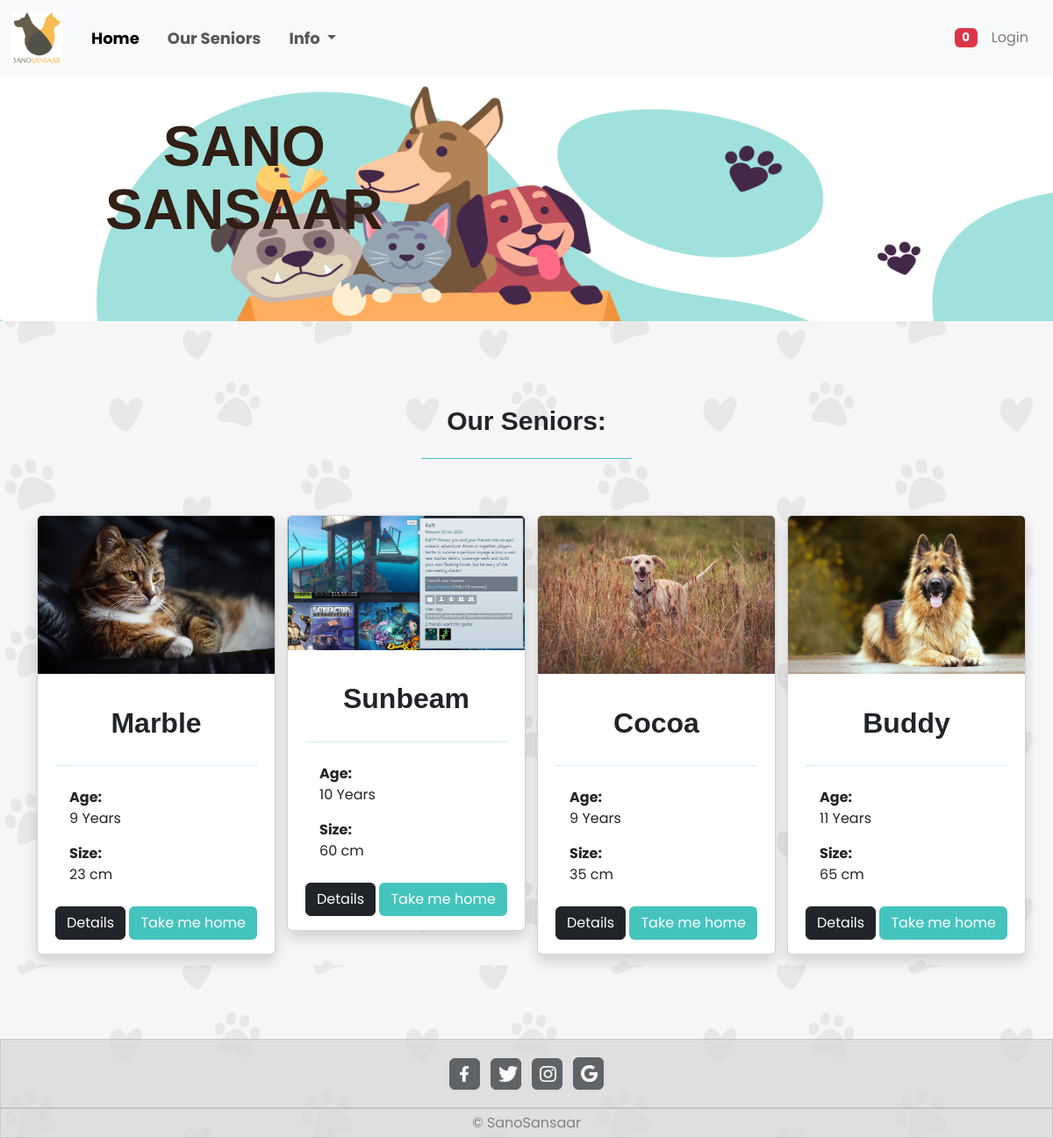
The page /Project_Week_BE/php/senior.php on the database its author committed.
### tables this page shows
CREATE TABLE `animals` (
  `id` int(11) NOT NULL,
  `name` varchar(30) NOT NULL,
  `picture` varchar(100) DEFAULT NULL,
  `address` varchar(60) NOT NULL,
  `description` varchar(10000) NOT NULL,
  `size` varchar(20) NOT NULL,
  `age` varchar(30) NOT NULL,
  `vaccinated` varchar(3) NOT NULL,
  `breed` varchar(30) NOT NULL,
  `status` tinyint(1) NOT NULL,
  `agency_id_fk` int(11) NOT NULL,
  `price` varchar(255) DEFAULT NULL
);

### Project_Week_BE/php/senior.php (the view, shortened to what this page needs)
<?php
    require_once "footer.php";
    require_once "navbar.php";
    require_once "db_connect.php";
    $sqlAnimals = "SELECT * FROM animals";
    $resultAnimals = mysqli_query($connect, $sqlAnimals);
    $layout = "";
    if(mysqli_num_rows($resultAnimals) > 0){
        while($rowAnimal = mysqli_fetch_assoc($resultAnimals)){
            if($rowAnimal["age"] > 8){
                if(!isset($_SESSION["user"]) && !isset($_SESSION["adm"]) && !isset($_SESSION["shelter"])){
                    $bttn ="
                    <div class='buttons text-center'>
                        <a href='details.php?x={$rowAnimal["id"]}' class='btn btn-dark'>Details</a>
                        <button  class='btn text-white' id='upBtn'> <a class='text-decoration-none text-white' href='login.php'>Take me home </a> </button>
                    </div>";
                }
                $layout .= "<div>
                <div class='card gap-2 mt-5 mb-5 shadow align-items-center' style='width: 17rem;'>
                    <img src='../images/{$rowAnimal["picture"]}' class='card-img-top' alt='...' style='width: 100%;'>
                    <div class='card-body '>
                    <h3 class='card-title text-center d-flex align-items-center justify-content-center' style='height: 8vh;' >{$rowAnimal["name"]}</h3>
                    <hr class='TitleHR'>
                    <p class='card-text ps-3 mt-4'><b>Age:</b> <br> {$rowAnimal["age"]} Years</p>
                    <p class='card-text mb-4 ps-3'><b>Size:</b><br> {$rowAnimal["size"]} cm</p>
                    {$bttn}
                    </div>
                    </div>
              </div>";
            }}
    }else {
        $layout.= "No results found!";
    }
?>
<!DOCTYPE html>
<html lang ="en">
<head>
    <link href ="https://cdn.jsdelivr.net/npm/bootstrap@5.3.0/dist/css/bootstrap.min.css"  rel= "stylesheet">
</head>
<body>
    <?=$nav ?>
    <div class="headerImage mb-5">
        <p id="hero">SANO <br> SANSAAR</p>
    </div>
    <div class="text-center mt-5" >
        <h2 id="welcome">Our Seniors:</h2>
        <hr class="MLLine" style="width:20vw;">
    </div>
    <div class="container">
        <div class="row row-cols-lg-4 row-cols-md-3 row-cols-sm-2 row-cols-xs-1">
            <?= $layout ?>
        </div>
    </div>
    <?=$footer ?>
</body>
</html>

### Project_Week_BE/php/footer.php
<?php
$footer = '
<footer class="mt-5">
    <div class="card text-center" id="foBg">
        <div class="card-header p-3">
            <a class="btn btn-dark p-1 m-1" style="width: 3%;" href="#" role="button"><img src="../images/Facebook.png" width="40%" class="m-1"></a>
            <a class="btn btn-dark p-1 m-1" style="width: 3%;" href="#" role="button"><img src="../images/twitter.png" width="90%" class="m-1"></a>
            <a class="btn btn-dark p-1 m-1" style="width: 3%;" href="#" role="button"><img src="../images/instagram.png" width="75%"  class="m-1"></a>
            <a class="btn btn-dark p-1 m-1" style="width: 3%;" href="#" role="button"><img src="../images/google.png" width="75%"  class="m-1"></a>
        </div>
        <div class="card-footer text-body-secondary p-1">
            &copy; SanoSansaar
        </div>
    </div>
</footer>';
?>

### Project_Week_BE/php/navbar.php (shortened to what this page needs)
<?php
require_once "db_connect.php";
if (isset($_SESSION["user_id_fk"])) {
    $userId = $_SESSION["user_id_fk"];
    $notificationQuery = "SELECT COUNT(*) AS notification_count FROM orders WHERE user_id_fk = $userId";
    $notificationResult = mysqli_query($connect, $notificationQuery);
    $notificationData = mysqli_fetch_assoc($notificationResult);
    $notificationCount = $notificationData['notification_count'];
} else {
    $notificationCount = 0;
}
$dashboard = "";
$log = "
    <li class='nav-item'>
        <a class='nav-link' href='logout.php?logout'>Logout</a >
    </li>";
if (!isset($_SESSION["user"]) && !isset($_SESSION["adm"]) && !isset($_SESSION["shelter"])) {
    $userAcc = "
        <a class='navbar-brand' href='login.php'>
        <span class='text-black-50 fs-6'>Login</span>
        </a>";
    $log = "";
}
$nav = "
<nav class='navbar navbar-expand-lg bg-body-tertiary'>
    <div class='container-fluid'>
        <a class='navbar-brand' href='home.php'>
            <img src='../images/logo.png' alt='logo' style='width: 5vw;'>
        </a>
        <ul class='navbar-nav me-auto mb-2 mb-lg-0 navText'>
            <li class='nav-item ms-2 me-3'>
                <a class='nav-link active' aria-current='page' href='home.php'>Home</a>
            </li>
            <li class='nav-item me-3'>
                <a class='nav-link' href='senior.php'>Our Seniors</a>
            </li>
            <li class='nav-item dropdown me-3'>
                <a class='nav-link dropdown-toggle' href='#' role='button' data-bs-toggle='dropdown' aria-expanded='false'>
                    Info
                </a>
                <ul class='dropdown-menu'>
                    <li><a class='dropdown-item' href='resourceLibrary.php'>Resource Library</a></li>
                    <li><a class='dropdown-item' href='faq.php'>FAQ</a></li>
                    <li><a class='dropdown-item' href='about.php'>About us</a></li>
                </ul>
            </li>
            {$dashboard}
            {$log}
        </ul>
        <ul class='navbar-nav me-2 mb-2 mb-lg-0'>
            <li class='nav-item'>
                <a class='nav-link' href='notification.php'>
                    <i class='bi bi-bell'></i>
                    <span class='badge bg-danger'>$notificationCount</span>
                </a>
            </li>
        </ul>
        {$userAcc}
    </div>
</nav>";
?>

### Project_Week_BE/css/home.css (style rules this page uses)
* { font-family: 'Poppins', sans-serif; }
body { min-height: 100vh; background-image:url(../images/bg.png); background-size:auto; }
.navbar { font-size: 1.5vw; }
.navText { font-weight: 700; font-style: normal; }
.headerImage { background-image: url("../images/hero.png"); width: 100%; min-height: 35vh; background-size: cover; background-repeat: no-repeat; background-position: center; position: relative; display: flex; }
#hero { font-family: "marvin-round", sans-serif; font-weight: 600; font-style: normal; color: #321f15; font-size: 400%; position: absolute; left: 10%; top: 16%; text-align: center; line-height: 4.5rem; }
#welcome { font-family: "marvin-round", sans-serif; font-weight: 600; font-style: normal; font-size: 2.5vw; }
.card-title { align-items: center; font-family: "snicker", sans-serif; font-weight: 700; font-style: normal; font-size: 2rem; }
.TitleHR { color: #44c4bd; }
#foBg { background-color: gainsboro; opacity: 70%; border-radius: 0%; width: 100%; }
.MLLine { display: inline-flex; justify-self: center; align-self: center; color: #44c4bd; opacity: 100%; }
#upBtn { background-color: #44c4bd; }
body { display: flex; flex-direction: column; min-height: 100vh; margin: 0; }

### rows shown on the page
animals: picture (picture), name "Marble", age "9", size "23"
animals: picture (picture), name "Sunbeam", age "10", size "60"
animals: picture (picture), name "Cocoa", age "9", size "35"
animals: picture (picture), name "Buddy", age "11", size "65"

### other values the page prints
$notificationCount "0"
